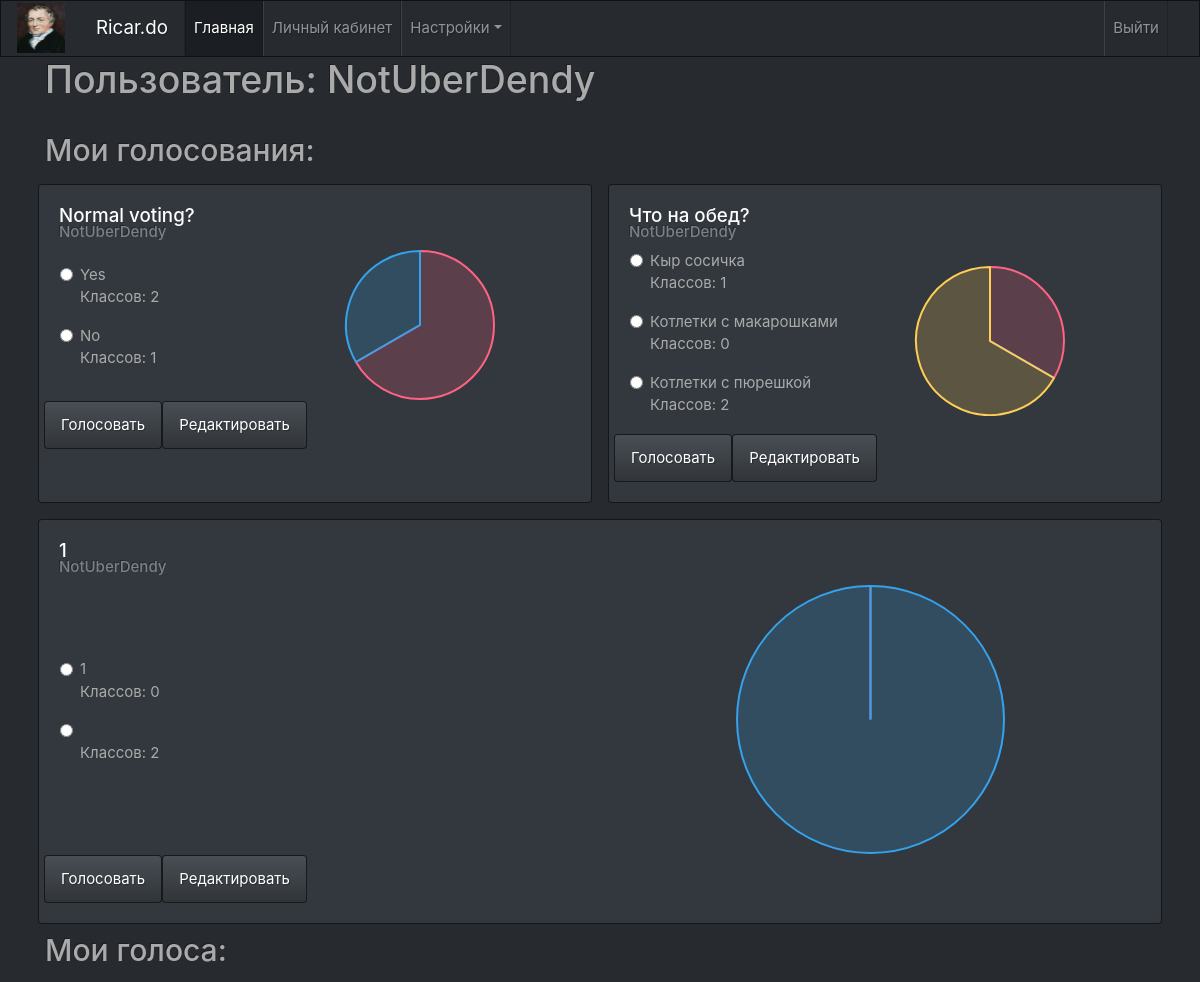
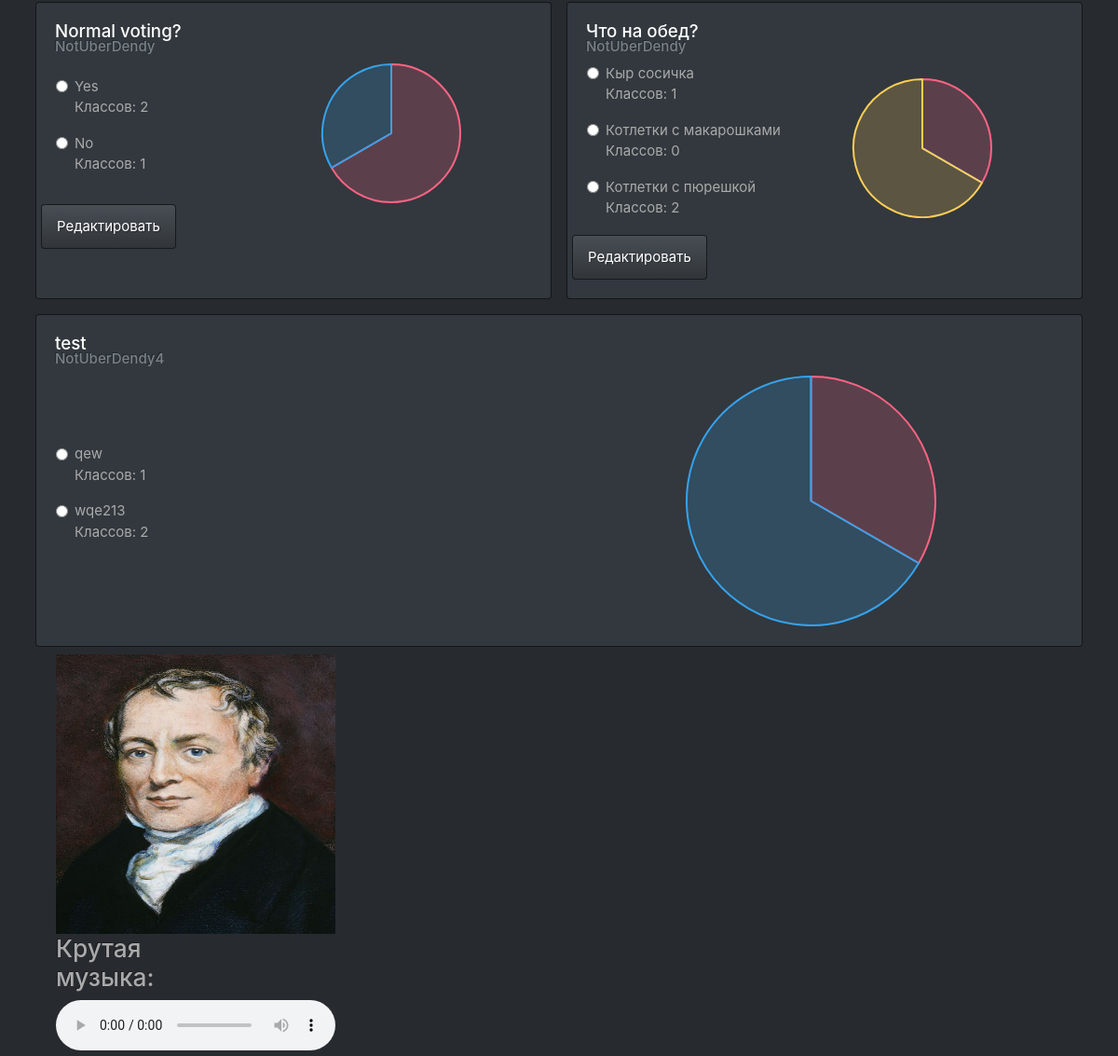
The page /User (signed in) on the database its author committed (2 pictures, top to bottom).
### views/models.py (models this page shows)
class Voting(models.Model):
    question = models.CharField(max_length=250)
    author = models.ForeignKey(to=User, on_delete=models.CASCADE)
    created = models.DateTimeField(auto_now=True)
    isCheckbox = models.BooleanField(default=False)  # переменная множественного выбора
    def options(self):
        return Option.objects.filter(voting=self)

class Option(models.Model):
    voting = models.ForeignKey(to=Voting, on_delete=models.CASCADE)
    text = models.CharField(max_length=50)
    def vote_count(self):
        return len(Vote.objects.filter(option=self))

### views/views.py (the view)
# urls.py: path('User', views.user),
def user(request):
    if request.user.is_authenticated:
        context = dict()
        context['auth'] = request.user.is_authenticated  # нужно для отображения меню
        votings = Voting.objects.filter(author=request.user)
        context['votings'] = votings
        data_t = ThemeBD.objects.in_bulk()
        lent = len(data_t)
        context['theme_flag'] = data_t[lent].Theme
        votes = Vote.objects.filter(user=request.user)
        options = list()
        for vote1 in votes:
            options.append(vote1.option)
        votings = set()
        for option in options:
            votings.add(option.voting)
        context['votings_voted'] = votings
        context['f1'] = len(context['votings']) > 0
        context['f2'] = len(context['votings_voted']) > 0
        indexes = []
        for voting in context['votings']:
            indexes.append(int(voting.id))
        for voting in context['votings_voted']:
            indexes.append(int(voting.id)+100)
        context['indexes'] = indexes
        la = list()
        da = list()
        for i in range(len(context['votings'])):
            context['options'] = context['votings'][i].options()
            labels = []
            data = []
            for option in context['options']:
                labels.append(option.text)
                data.append(option.vote_count())
            la.append(SafeString(json.dumps(labels)))
            da.append(SafeString(json.dumps(data)))
        votings_voted_list = list()
        for voting in context['votings_voted']:
            votings_voted_list.append(voting)
        for i in range(len(context['votings_voted'])):
            context['options'] = votings_voted_list[i].options()
            labels = []
            data = []
            for option in context['options']:
                labels.append(option.text)
                data.append(option.vote_count())
            la.append(SafeString(json.dumps(labels)))
            da.append(SafeString(json.dumps(data)))
        context['la'] = la
        context['da'] = da
    else:
        return render(request, 'Log_in.html')
    return render(request, 'user.html', context)

### views/templates/user.html (shortened to what this page needs)
{% extends 'base.html' %}
{% block content %}
<h1>Пользователь: {{ user }}</h1>
<br>
{% if f1 %}
<h2>Мои голосования:</h2>
{%endif%}
<div class="row row-cols-1">
        {% for voting in votings %}
            <div class="card m-2 flex-fill" style="width: 500px;">
                <div class="card-body bg-d">
                    <a href="/vote/{{ voting.id }}" class="h5 card-title">{{ voting.question }}</a>
                    <h6 class="card-subtitle mb-2 text-muted">{{ voting.author }}</h6>
                    <form action="" method="POST">
                        <table width="100%">
                            <tr>
                                <td>
                                    {% for option in voting.options %}
                                        <div class="form-check">
                                            {% if voting.isCheckbox %}
                                                <input class="form-check-input" type="checkbox" name="answer"
                                                       value="{{ option.id }}">
                                            {% else %}
                                                <input class="form-check-input" type="radio" name="answer"
                                                       value="{{ option.id }}">
                                            {% endif %}
                                            <label id="{{ option.id }}_text" class="form-check-label"
                                                   for="exampleRadios1">
                                                {{ option.text }}
                                            </label>
                                            <p style="white-space: nowrap" id="{{ option.id }}_votes">
                                                Классов: {{ option.vote_count }}</p>
                                        </div>
                                    {% endfor %}
                                </td>
                                <td width="50%">
                                    <canvas id="myChart{{ voting.id }}"></canvas>
                                </td>
                            </tr>
                        </table>
                        <div class="row">
                            <input class="btn btn-primary" type="submit" name="vote_button"
                                   value="Голосовать">
                                <a class="btn btn-primary" href="/edit/{{ voting.id }}" class="btn"
                                   name="vote_button">Редактировать</a>
                        </div>
                    </form>
                </div>
            </div>
        {% endfor %}
        </div>
{% if f2 %}
<h2>Мои голоса:</h2>
{%endif%}
<div class="row row-cols-1">
        {% for voting in votings_voted %}
            <div class="card m-2 flex-fill" style="width: 500px;">
                <div class="card-body bg-d">
                    <a href="/vote/{{ voting.id }}" class="h5 card-title">{{ voting.question }}</a>
                    <h6 class="card-subtitle mb-2 text-muted">{{ voting.author }}</h6>
                    <form action="" method="POST">
                        <table width="100%">
                            <tr>
                                <td>
                                    {% for option in voting.options %}
                                        <div class="form-check">
                                            {% if voting.isCheckbox %}
                                                <input class="form-check-input" type="checkbox" name="answer"
                                                       value="{{ option.id }}">
                                            {% else %}
                                                <input class="form-check-input" type="radio" name="answer"
                                                       value="{{ option.id }}">
                                            {% endif %}
                                            <label id="{{ option.id }}_text" class="form-check-label"
                                                   for="exampleRadios1">
                                                {{ option.text }}
                                            </label>
                                            <p style="white-space: nowrap" id="{{ option.id }}_votes">
                                                Классов: {{ option.vote_count }}</p>
                                        </div>
                                    {% endfor %}
                                </td>
                                <td width="50%">
                                    {% with voting.id|stringformat:"i" as id %}
                                    {% with "new_"|add:id as better_id%}
                                    <canvas id="myChart{{ better_id }}"></canvas>
                                    {% endwith %}
                                    {% endwith %}
                                </td>
                            </tr>
                        </table>
                        <div class="row">
                            {% if voting.author == user %}
                                <a class="btn btn-primary" href="/edit/{{ voting.id }}" class="btn"
                                   name="vote_button">Редактировать</a>
                            {% endif %}
                        </div>
                    </form>
                </div>
            </div>
        {% endfor %}
        </div>
    </div>
{% endblock %}

### rows shown on the page
Voting: question "Normal voting?", author "NotUberDendy"
Option: text "Yes", vote_count "2"
Option: text "No", vote_count "1"
Voting: question "Что на обед?", author "NotUberDendy"
Option: text "Кыр сосичка", vote_count "1"
Option: text "Котлетки с макарошками", vote_count "0"
Option: text "Котлетки с пюрешкой", vote_count "2"
Voting: question "1", author "NotUberDendy"
Option: text "1", vote_count "0"
Option: vote_count "2"
Voting: question "test", author "NotUberDendy4"
Option: text "qew", vote_count "1"
Option: text "wqe213", vote_count "2"

### other values the page prints
{{ user }} "NotUberDendy"
chart data {{ item }} [2, 1], [1, 0, 2], [0, 2], [2, 1], [1, 0, 2], [1, 2]
